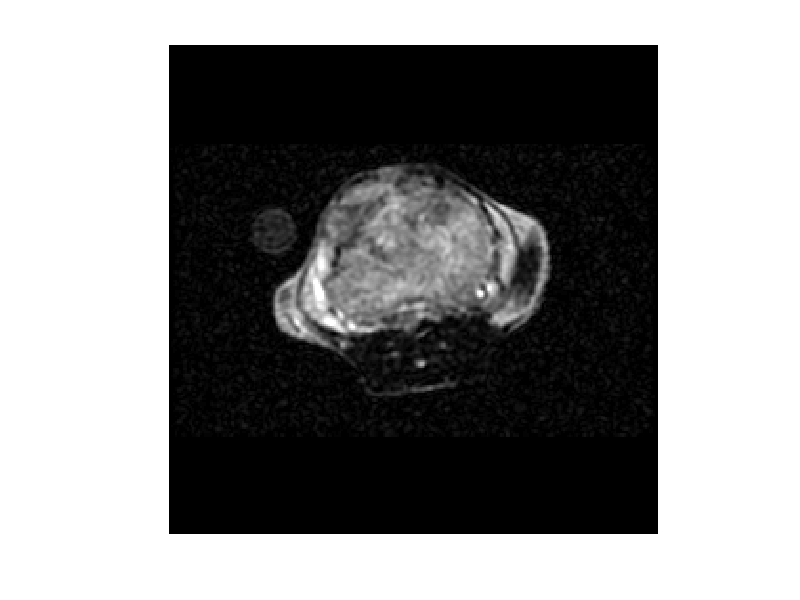

MATLAB code for this plot: (Note: this script raises an error after producing the figure.)
% Script generates figures from paper "Optimizing flip angle sequences 
% for physiological parameter estimation in hyperpolarized carbon-13
% magnetic resonance imaging experiments"
%
% John Maidens
% July 2015 

clear all 
close all
clc 

berkeley_colors = ...
 1/256*[  0,   0,   0;
         45,  99, 127; 
        224, 158,  25; 
        194, 185, 167;
        217, 102, 31;
        185, 211, 182]; 

    
%% Visualize proton data 

slice = 5; 
load('fsems_anatomy.mat', 'im_h')
figure
image(im_h(:, :, slice)/300) 
colormap(gray)
axis off
daspect([1 1 1])
tightfig(gcf); 
print(gcf, '-dpdf', 'proton_image.pdf');


%% Extract time series data from particular voxels from tumour region 

% choose location from which to extract time series 
x_tissue = 9; % coordinates for center of left kindney region 
y_tissue = 8; % coordinates for center of left kindney region
r_tissue = 2;  % radius for left kidney region
x_blood = 8;  % coordinates for center of blood vessel region
y_blood = 10;  % coordinates for center of blood vessel region
r_blood = 1.1;   % radius for blood vessel region
location_params = [x_tissue, y_tissue, r_tissue, x_blood, y_blood, r_blood];

% extract time series from experiment 1 data 
%   -- Fisher information optimized flip angles 
load('exp1_raw_data.mat') 
[ mean_AIF_exp1, mean_pyruvate_exp1, mean_lactate_exp1,  ...
      all_AIF_exp1,     all_pyruvate_exp1,     all_lactate_exp1 ] ...
    = extract_time_series( pa(:, :, :, 1), lac(:, :, :, 1), im_h, location_params);
alpha_exp1 = pi/180*flips; % flip angles used 

% extract time series from experiment 1 data 
%   -- Fisher information optimized flip angles 
load('exp2_raw_data.mat') 
[ mean_AIF_exp2, mean_pyruvate_exp2, mean_lactate_exp2,  ...
      all_AIF_exp2,     all_pyruvate_exp2,     all_lactate_exp2 ] ...
    = extract_time_series( pa(:, :, :, 1), lac(:, :, :, 1), im_h, location_params);
alpha_exp2 = pi/180*flips; % flip angles used 

% extract time series from experiment 1 data 
%   -- Fisher information optimized flip angles 
load('exp3_raw_data.mat') 
[ mean_AIF_exp3, mean_pyruvate_exp3, mean_lactate_exp3,  ...
      all_AIF_exp3,     all_pyruvate_exp3,     all_lactate_exp3 ] ...
    = extract_time_series( pa(:, :, :, 1), lac(:, :, :, 1), im_h, location_params);
alpha_exp3 = flips; % flip angles used  


%% Plot flip angles used in experiments 

figure 
set(gca,'ColorOrder', berkeley_colors(2:3, :), 'NextPlot', 'replacechildren')
plot(180/pi*alpha_exp1', 'x-', 'LineWidth', 2) 
title('Optimized flip angle sequence') 
xlabel('acquisition number')
ylabel('flip angle (degrees)')
leg = legend('pyruvate', 'lactate'); 
axis([0 30 0 100])
set(leg,'FontSize',14);
set(gca,'FontSize',14);
tightfig(gcf);
print(gcf, '-dpdf', 'flip_angles_fisher.pdf');

figure 
set(gca,'ColorOrder', berkeley_colors(2:3, :), 'NextPlot', 'replacechildren')
plot(180/pi*alpha_exp2', 'x-', 'LineWidth', 2) 
title('T1 effective flip angle sequence') 
xlabel('acquisition number')
ylabel('flip angle (degrees)')
leg = legend('pyruvate', 'lactate'); 
axis([0 30 0 100])
set(leg,'FontSize',14);
set(gca,'FontSize',14);
tightfig(gcf);
print(gcf, '-dpdf', 'flip_angles_T1_effective.pdf');

figure 
set(gca,'ColorOrder', berkeley_colors(2:3, :), 'NextPlot', 'replacechildren')
plot(180/pi*alpha_exp3', 'x-', 'LineWidth', 2) 
title('RF compensated flip angle sequence') 
xlabel('acquisition number')
ylabel('flip angle (degrees)')
leg = legend('pyruvate', 'lactate'); 
axis([0 30 0 100])
set(leg,'FontSize',14);
set(gca,'FontSize',14);
tightfig(gcf);
print(gcf, '-dpdf', 'flip_angles_RF_compensated.pdf');


%% Visulaize raw data 

load('exp1_raw_data.mat') 
[fig1, fig2] = plot_raw_data( pa, lac, 1/100, 1/30 );
fig1 = tightfig(fig1); 
fig2 = tightfig(fig2); 
print(fig1, '-dpdf', 'raw_data_pyruvate.pdf');
print(fig2, '-dpdf', 'raw_data_lactate.pdf');


%% Plot slice profiles 

% load actual slice profile 
load('correction_factors_profiles.mat')
lo = find(zloc > -30, 1);
hi = find(zloc > 30, 1);
Pi = flip_profile(lo:hi); 
z = zloc(lo:hi); 

% generate ideal slice profile 
Pi_ideal = (z <= 7.5).*(z >= -7.5); 

% number of discretization points 
M = length(Pi); 

figure
set(gca,'ColorOrder', berkeley_colors(2:3, :), 'NextPlot', 'replacechildren')
plot(z*8/15, Pi_ideal, z*8/15, Pi, 'Linewidth', 2)
xlabel('distance from center of slice (mm)')
ylabel('fraction of flip angle applied') 
title('Flip angle profile') 
leg = legend('ideal profile', 'realistic profile') ; 
axis([-15 15 0 1.05])
set(leg,'FontSize',14);
set(gca,'FontSize',14);
tightfig(gcf); 
print(gcf, '-dpdf', 'profile.pdf');


%% Visualize locations where time series are extracted 

figure
image(im_h(:, :, 5)/300) 
colormap(gray)
axis off
hold on 
gold_im_h = cat(3, berkeley_colors(3, 1)*ones(size(im_h(:, :, 5))), berkeley_colors(3, 2)*ones(size(im_h(:, :, 5))), berkeley_colors(3, 3)*ones(size(im_h(:, :, 5))));
h = imshow(gold_im_h);
[X, Y] = meshgrid(1:size(pa, 1), 1:size(pa, 1)); 
mask_left = ((X-x_tissue).^2 + (Y-y_tissue).^2 < r_tissue^2); 
mask_left_im_h = kron(mask_left, [ones(15, 15) zeros(15, 1); zeros(1, 15) 0]); 
set(h, 'AlphaData', mask_left_im_h); 
hold off
daspect([1 1 1])
tightfig(gcf); 
print(gcf, '-dpdf', 'voxels_extracted.pdf');


%% Perform first step of parameter estimation process: fit a single AIF to all the voxels simultaneously 

TR = 2; 
N = 30; 

% nominal parameter values 
kTRANS = 0.05; 
kPL    = 0.05; 
R1P    = 1/20; 
R1L    = 1/20; 
noise_level = 4.2844e04;   % estimate of sigma squared for this data set

parameters_initial = [kTRANS kPL R1L]; 
known_parameters = [ R1P  ]; 

% compute mean state and input trajectories 
u_exp1    = mean_AIF_exp1./sum(sin(Pi*alpha_exp1(1, :)), 1); 
pa_mean_exp1   = mean(all_pyruvate_exp1, 1); 
lac_mean_exp1  = mean(all_lactate_exp1, 1); 
data_exp1 = [pa_mean_exp1; lac_mean_exp1]; 

u_exp2    = mean_AIF_exp2./sum(sin(Pi*alpha_exp2(1, :)), 1); 
pa_mean_exp2   = mean(all_pyruvate_exp2, 1); 
lac_mean_exp2  = mean(all_lactate_exp2, 1); 
data_exp2 = [pa_mean_exp2; lac_mean_exp2]; 

u_exp3    = mean_AIF_exp3./sum(sin(Pi*alpha_exp3(1, :)), 1);
pa_mean_exp3   = mean(all_pyruvate_exp3, 1); 
lac_mean_exp3  = mean(all_lactate_exp3, 1); 
data_exp3 = [pa_mean_exp3; lac_mean_exp3]; 

% initialization of the optimization decision variables 
t = 0:TR:(N-1)*TR;
alph = 2;
A0 = 5000;
beta = 5; 
fact = 1e-06 % normalizing factor for AIF so that decision variables are of similar scale
u_initial = fact*A0*t.^alph.*exp(-t/beta); 
var_initial = [parameters_initial, u_initial, u_initial, u_initial]; 

% perform optimization for joint parameter fit 
obj = @(var) joint_least_squares(var(1:3), known_parameters, noise_level, Pi, alpha_exp1, alpha_exp2, alpha_exp3, data_exp1, data_exp2, data_exp3, var(4:3+N)/fact, var(4+N:3+2*N)/fact, var(4+N+N:3+3*N)/fact); 
options = optimset( 'Display', 'iter', 'MaxFunEvals', 10000); 
param_est = fmincon(obj, var_initial, [], [], [], [], [0 0 0 ], [1 1 1], [], options) 

% extract resulting estimates of the arterial input function 
u_est_exp1 = param_est(4:3+N)/fact; 
u_est_exp2 = param_est(4+N:3+N+N)/fact; 
u_est_exp3 = param_est(4+N+N:3+N+N+N)/fact; 


%% Perform the second step of parameter estimation: fit kPL, kTRANS separately for each voxel 

% fixed parameter values  
R1P    = 1/20; 
R1L = param_est(3); 
known_parameters = [R1P R1L]; 

% inital parameter values for search 
kTRANS = param_est(1); 
kPL = param_est(2); 
parameters_initial = [kTRANS kPL ]; 

% Normalize magnitude of the input functions 
scaling_factor = sum([u_exp1  u_exp2 u_exp3])/sum(param_est(3:end))
% scaling_factor = 1/fact

% Do ML estimation 
var_initial = parameters_initial; 
for i=1:size(all_pyruvate_exp1, 1)
    i
    
    data_exp1 = abs([all_pyruvate_exp1(i, :); all_lactate_exp1(i, :)]); 
    obj = @(var) negative_log_likelihood_rician(var, known_parameters, noise_level, Pi, alpha_exp1, data_exp1, scaling_factor*abs(param_est(3:2+N))); 
 %   obj = @(var) negative_log_likelihood_rician(var, known_parameters, noise_level, Pi, alpha_exp1, data_exp1, u_est_exp1); 
    options = optimset( 'Display', 'iter', 'MaxFunEvals', 1000); 
    param_est_exp1(i, :) = fminunc(obj, var_initial, options);

    data_exp2 = abs([all_pyruvate_exp2(i, :); all_lactate_exp2(i, :)]); 
    obj = @(var) negative_log_likelihood_rician(var, known_parameters, noise_level, Pi, alpha_exp2, data_exp2, scaling_factor*abs(param_est(3+N:2+N+N))); 
%    obj = @(var) negative_log_likelihood_rician(var, known_parameters, noise_level, Pi, alpha_exp2, data_exp2, u_est_exp2); 
    options = optimset( 'Display', 'iter', 'MaxFunEvals', 1000); 
    param_est_exp2(i, :) = fminunc(obj, var_initial, options);

    data_exp3 = abs([all_pyruvate_exp3(i, :); all_lactate_exp3(i, :)]); 
    obj = @(var) negative_log_likelihood_rician(var, known_parameters, noise_level, Pi, alpha_exp3, data_exp3, scaling_factor*abs(param_est(3+N+N:2+N+N+N))); 
%    obj = @(var) negative_log_likelihood_rician(var, known_parameters, noise_level, Pi, alpha_exp3, data_exp3, u_est_exp3); 
    options = optimset( 'Display', 'iter', 'MaxFunEvals', 1000); 
    param_est_exp3(i, :) = fminunc(obj, var_initial, options);
end


%% plot estimated input functions 

figure 
set(gca,'ColorOrder', berkeley_colors([2 4 3], :), 'NextPlot', 'replacechildren')
plot(0:TR:(N-1)*TR,  scaling_factor*param_est(3+N:2+N+N),  0:TR:(N-1)*TR,  scaling_factor*param_est(3+N+N:2+N+N+N), 0:TR:(N-1)*TR,  scaling_factor*param_est(3:2+N), 'LineWidth', 2)
xlabel('t (seconds)')
ylabel('Estimated u(t)')
leg = legend('T1 effective', 'RF compensated', 'Fisher information');  
title('Inputs estimated from state trajectories') 
set(leg,'FontSize',14);
set(gca,'FontSize',14);
tightfig(gcf);
print(gcf, '-dpdf', 'estimated_inputs.pdf');


%% Visulalize spread of kTRANS and kPL estimates 

figure 
set(gca,'ColorOrder', berkeley_colors([2 4 3], :), 'NextPlot', 'replacechildren')
hold on
plot(param_est_exp2(:, 1), param_est_exp2(:, 2), 'o', 'MarkerFaceColor', berkeley_colors(2, :))
plot(param_est_exp3(:, 1), param_est_exp3(:, 2), 'o', 'MarkerFaceColor', berkeley_colors(4, :)) 
plot(param_est_exp1(:, 1), param_est_exp1(:, 2), 'o', 'MarkerFaceColor', berkeley_colors(3, :))
hold off
xlabel('k_{TRANS}')
ylabel('k_{PL}')
leg = legend('T1 effective', 'RF compensated', 'Fisher information');  
title('Spread of parameter estimates for multiple voxels')
set(leg,'FontSize',14);
set(gca,'FontSize',14);
xlabel('kTRANS')
ylabel('kPL')
tightfig(gcf);
print(gcf, '-dpdf', 'kPL_kTRANS_in_vivo_est.pdf');


%% Plot fit of model to data 

i = 6 % choose voxel 

figure 
set(gca,'ColorOrder', berkeley_colors([2 3 1 4], :), 'NextPlot', 'replacechildren')
data_exp1 = abs([all_pyruvate_exp1(i, :); all_lactate_exp1(i, :)]); 
y_exp1 = trajectories_2param(param_est_exp1(i, :), known_parameters, Pi, alpha_exp1, scaling_factor*param_est(3:2+N));
plot(0:TR:TR*(N-1), data_exp1, '-o', 0:TR:TR*(N-1), y_exp1, '-', 'LineWidth', 2) 
xlabel('time (s)')
ylabel('measured signal (au)') 
title('Output fit -- Fisher information-optimized flip angles')
leg = legend('pyruvate (data)', 'lactate (data)', 'pyruvate (model)', 'lactate (model)');  
axis([0 60 0 10000])
set(leg,'FontSize',14);
set(gca,'FontSize',14);
tightfig(gcf);
print(gcf, '-dpdf', 'fit_Fisher_information.pdf');

figure
set(gca,'ColorOrder', berkeley_colors([2 3 1 4], :), 'NextPlot', 'replacechildren')
data_exp2 = abs([all_pyruvate_exp2(i, :); all_lactate_exp2(i, :)]); 
y_exp2 = trajectories_2param(param_est_exp2(i, :), known_parameters, Pi, alpha_exp2, scaling_factor*param_est(3+N:2+N+N));
plot(0:TR:TR*(N-1), data_exp2, '-o', 0:TR:TR*(N-1), y_exp2, '-', 'LineWidth', 2) 
xlabel('time (s)')
ylabel('measured signal (au)') 
title('Output fit -- T1 effective flip angles')
leg = legend('pyruvate (data)', 'lactate (data)', 'pyruvate (model)', 'lactate (model)');  
axis([0 60 0 10000])
set(leg,'FontSize',14);
set(gca,'FontSize',14);
tightfig(gcf);
print(gcf, '-dpdf', 'fit_T1_effective.pdf');

figure
set(gca,'ColorOrder', berkeley_colors([2 3 1 4], :), 'NextPlot', 'replacechildren')
data_exp3 = abs([all_pyruvate_exp3(i, :); all_lactate_exp3(i, :)]); 
y_exp3 = trajectories_2param(param_est_exp3(i, :), known_parameters, Pi, alpha_exp3, scaling_factor*param_est(3+N+N:2+N+N+N));
plot(0:TR:TR*(N-1), data_exp3, '-o', 0:TR:TR*(N-1), y_exp3, '-', 'LineWidth', 2) 
xlabel('time (s)')
ylabel('measured signal (au)') 
title('Output fit -- RF compensated flip angles')
leg = legend('pyruvate (data)', 'lactate (data)', 'pyruvate (model)', 'lactate (model)');  
axis([0 60 0 10000])
set(leg,'FontSize',14);
set(gca,'FontSize',14);
tightfig(gcf);
print(gcf, '-dpdf', 'fit_RF_compensated.pdf');


%% Do ML estimation for Fisher information data

load('exp1_raw_data.mat')

var_initial = parameters_initial; 
for i=1:size(pa, 1)
    for j=1:size(pa, 2)

        [i, j] 

        data = abs([pa(i, j, :, 1); lac(i, j, :, 1)]); 
        obj = @(var) negative_log_likelihood_rician(var, known_parameters, noise_level, Pi, alpha_exp1, data, scaling_factor*abs(param_est(3:2+N))); 
        options = optimset( 'Display', 'iter', 'MaxFunEvals', 1000); 
        parameter_map_Fisher_information(i, j, :) = fminunc(obj, var_initial, options);

    end
end


%% Plot parameter maps for Fisher information data

% plot kTRANS map 
figure
imagesc(parameter_map_Fisher_information(:, :, 1))
title('Map of parameter kTRANS')
axis off

% plot kPL map superimposed over proton image 
proton_im(:, :, 1) = im_h(:, :, 5)/20000; 
proton_im(:, :, 2) = im_h(:, :, 5)/20000; 
proton_im(:, :, 3) = im_h(:, :, 5)/20000; 

figure 
image(proton_im) 
hold on
% transparency is set using kTRANS value 
image(imresize(parameter_map_Fisher_information(:, :, 2), [256, 256]), 'AlphaData', imresize(parameter_map_Fisher_information(:, :, 1), [256, 256])*10, 'CDataMapping','scaled')
caxis([0.09 0.13])
colorbar
hold off
axis off
daspect([1 1 1])
print(gcf, '-dpdf', 'parameter_map_Fisher_information.pdf');


%% Do ML estimation for T1 effective data 

load('exp2_raw_data.mat')

var_initial = parameters_initial; 
for i=1:size(pa, 1)
    for j=1:size(pa, 2)

        [i, j] 

        data = abs([pa(i, j, :, 1); lac(i, j, :, 1)]); 
        obj = @(var) negative_log_likelihood_rician(var, known_parameters, noise_level, Pi, alpha_exp2, data, scaling_factor*abs(param_est(3+N:2+N+N))); 
        options = optimset( 'Display', 'iter', 'MaxFunEvals', 1000); 
        parameter_map_T1_effective(i, j, :) = fminunc(obj, var_initial, options);

    end
end


%% Plot parameter maps for T1 effective data

% plot kTRANS map 
figure
imagesc(parameter_map_T1_effective(:, :, 1))
title('Map of parameter kTRANS')
axis off

% plot kPL map superimposed over proton image 
figure 
image(proton_im) 
hold on
% transparency is set using kTRANS value 
image(imresize(parameter_map_T1_effective(:, :, 2), [256, 256]), 'AlphaData', imresize(parameter_map_T1_effective(:, :, 1), [256, 256])*10, 'CDataMapping','scaled')
caxis([0.09 0.13])
colorbar
hold off
axis off
daspect([1 1 1])
print(gcf, '-dpdf', 'parameter_map_T1_effective.pdf');


%% Do ML estimation for RF compensated data 

load('exp3_raw_data.mat')

var_initial = parameters_initial; 
for i=1:size(pa, 1)
    for j=1:size(pa, 2)

        [i, j] 

        data = abs([pa(i, j, :, 1); lac(i, j, :, 1)]); 
        obj = @(var) negative_log_likelihood_rician(var, known_parameters, noise_level, Pi, alpha_exp3, data, scaling_factor*abs(param_est(3+N+N:2+N+N+N))); 
        options = optimset( 'Display', 'iter', 'MaxFunEvals', 1000); 
        parameter_map_RF_compensated(i, j, :) = fminunc(obj, var_initial, options);

    end
end


%% Plot parameter maps for RF compensated data

% plot kTRANS map 
figure
imagesc(parameter_map_RF_compensated(:, :, 1))
title('Map of parameter kTRANS')
axis off

% plot kPL map superimposed over proton image 
figure 
image(proton_im) 
hold on
% transparency is set using kTRANS value 
image(imresize(parameter_map_RF_compensated(:, :, 2), [256, 256]), 'AlphaData', imresize(parameter_map_RF_compensated(:, :, 1), [256, 256])*10, 'CDataMapping','scaled')
caxis([0.09 0.13])
colorbar
hold off
axis off
daspect([1 1 1])
print(gcf, '-dpdf', 'parameter_map_RF_compensated.pdf');
